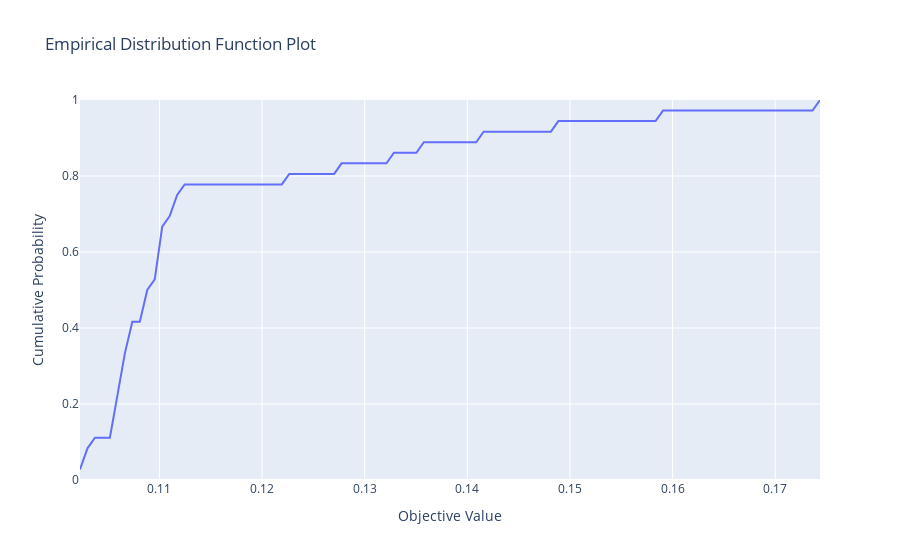

Source (notebook cell):
### Code cell
fig = plot_edf(study)
fig.show()
